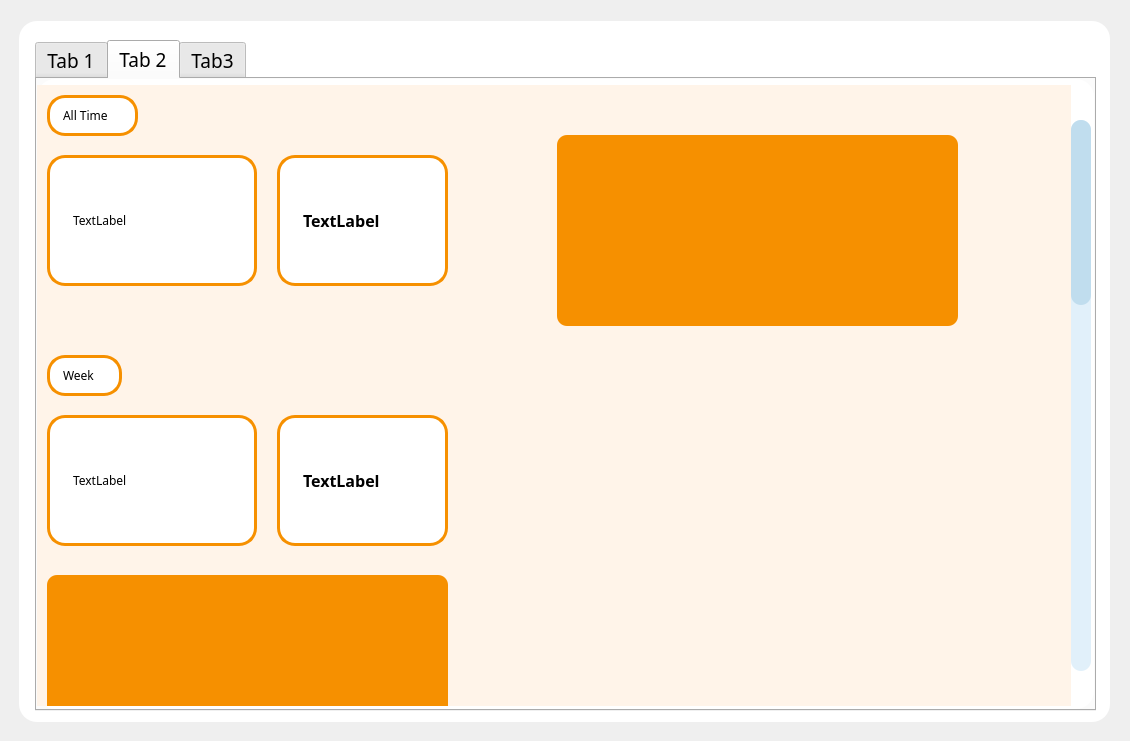
<?xml version="1.0" encoding="UTF-8"?>
<ui version="4.0">
 <class>reportWidget</class>
 <widget class="QWidget" name="reportWidget">
  <property name="geometry">
   <rect>
    <x>0</x>
    <y>0</y>
    <width>1130</width>
    <height>741</height>
   </rect>
  </property>
  <property name="windowTitle">
   <string>Form</string>
  </property>
  <layout class="QGridLayout" name="gridLayout_2">
   <item row="0" column="0">
    <widget class="QFrame" name="background">
     <property name="styleSheet">
      <string notr="true">QFrame{background-color: rgba(145, 255, 255,0);border-radius: 23px; }</string>
     </property>
     <property name="frameShape">
      <enum>QFrame::StyledPanel</enum>
     </property>
     <property name="frameShadow">
      <enum>QFrame::Raised</enum>
     </property>
     <widget class="QFrame" name="background2">
      <property name="geometry">
       <rect>
        <x>8</x>
        <y>10</y>
        <width>1091</width>
        <height>701</height>
       </rect>
      </property>
      <property name="styleSheet">
       <string notr="true">QFrame{background-color: rgb(255, 255, 255);border-radius: 18px; }</string>
      </property>
      <property name="frameShape">
       <enum>QFrame::StyledPanel</enum>
      </property>
      <property name="frameShadow">
       <enum>QFrame::Raised</enum>
      </property>
      <widget class="QTabWidget" name="tabWidget">
       <property name="geometry">
        <rect>
         <x>16</x>
         <y>19</y>
         <width>1061</width>
         <height>671</height>
        </rect>
       </property>
       <property name="font">
        <font>
         <family>微软雅黑</family>
         <pointsize>14</pointsize>
         <weight>50</weight>
         <italic>false</italic>
         <bold>false</bold>
        </font>
       </property>
       <property name="styleSheet">
        <string notr="true"/>
       </property>
       <property name="currentIndex">
        <number>1</number>
       </property>
       <widget class="QWidget" name="tab">
        <property name="styleSheet">
         <string notr="true">QFrame{background-color: rgba(255, 255, 255,0);border-radius: 23px; }</string>
        </property>
        <attribute name="title">
         <string>Tab 1</string>
        </attribute>
        <widget class="QTableView" name="tableView">
         <property name="geometry">
          <rect>
           <x>20</x>
           <y>20</y>
           <width>971</width>
           <height>571</height>
          </rect>
         </property>
         <property name="font">
          <font>
           <family>Arial</family>
           <pointsize>9</pointsize>
           <weight>50</weight>
           <italic>false</italic>
           <bold>false</bold>
          </font>
         </property>
         <property name="styleSheet">
          <string notr="true">QHeaderView{
        border: none;
/*        background: rgb(57, 58, 60);*/
        min-height: 30px;
/*		border-radius: 15px;   */
} 

QHeaderView::section:horizontal {
        border: none;
        color: 0x006ab1;
        background: transparent;
		border-bottom:1px solid rgb(45, 45, 45);

}  

QHeaderView::section:vertical {
        border: none;
        color: 0x006ab1;
		border-right:1px solid rgb(45, 45, 45);
        background: transparent;	
}  

QTableCornerButton:section{ 
background:rgba(57, 58, 60,0);  
/*border-radius: 15px;*/
} 
/*
QTreeView,QListView,QTableView,QSplitter::handle,QTreeView::branch{
background:#393a3c;
}
QHeaderView::section:horizontal:hover {
        background: rgb(0, 160, 230);
}
QHeaderView::section:horizontal:pressed {
        background: rgb(0, 180, 255);
}
QHeaderView::up-arrow {
        width: 13px;
        height: 11px;rgb(57, 58, 60)
        padding-right: 5px;
        subcontrol-position: center right;
}
QHeaderView::up-arrow:hover, QHeaderView::up-arrow:pressed {

}
QHeaderView::down-arrow {
        width: 13px;
        height: 11px;
        padding-right: 5px;

        subcontrol-position: center right;
}

*/


QTableView {
        border: 1px solid rgb(45, 45, 45);
        background: rgb(219,223,209);
		padding-bottom:20px;
/*		padding-left:3px;
		padding-top:2px;
*/
		font: 9pt &quot;Arial&quot; ;
        gridline-color: rgb(60, 60, 60);/*表格数据部分网格线*/
} 

QTableView::item {
/*        padding-left: 5px;
        padding-right: 5px;*/
        border: none;
/*        background: rgb(255, 255, 255);*/
/*        border-right: 1px solid rgb(45, 45, 45);
        border-bottom: 1px solid rgb(45, 45, 45);
        border-left: 1px solid rgb(45, 45, 45);
        border-top: 1px solid rgb(45, 45, 45);*/
}
QTableView::item:selected {
        background: #c0ddee;
}
QTableView::item:selected:!active {
        color: white;
}
/*
QTableView::indicator {
        width: 20px;
        height: 20px;
}
*/
/**********滚动条**********/

QScrollArea{
	background:transparent;
	border:0px solid;
	}
QScrollBar:vertical{
	width: 20px;
	border:0px solid;
	border-radius: 10px;
	margin: 35px,0px,35px,0px;
	margin-bottom: 35px;
	background:rgba(170, 170, 127,100);
}
QScrollBar:vertical:hover{
	width: 18px;
	border:0px solid;
	margin: 35px,0px,35px,0px;
	background:rgba(170, 170, 127,100);
	margin-bottom: 35px;
	border-radius: 10px;}
QScrollBar::handle:vertical{
	width:17px;
	background:rgb(170, 170, 127);
	border-radius: 10px;
	min-height: 35px
}
QScrollBar::handle:vertical:hover{
	background:rgba(170, 170, 127,200);
	border-radius: 10px;}
QScrollBar::add-line:vertical{
	background:transparent;
	height:0px; 
	subcontrol-position:bottom;
	border:0px solid;
}
QScrollBar::sub-line:vertical{
background:transparent;
	height:0px;
	subcontrol-position:top;
	border:0px solid;
}
QScrollBar::add-page:vertical{ 

	width:0px;
	border:None;
}
QScrollBar::sub-page:vertical{ 

	width:0px;
	border:None;
}

/*水平*/
QScrollBar:horizontal{
	height:20px;
	border:0px solid;
	border-radius: 10px;
	background:#e1f0fa;
}
QScrollBar:horizontal:hover{
	border:0px solid;
	background:#e1f0fa;
	border-radius: 10px;}
QScrollBar::handle:horizontal{

	background:#c0ddee;
	border-radius: 10px;
}
QScrollBar::handle:horizontal:hover{
	background:#c0ddee;
	border-radius: 10px;
}
QScrollBar::add-line:horizontal{
	background:transparent;
	height:0px;
	subcontrol-position:bottom;
	border:0px solid;
}
QScrollBar::sub-line:horizontal{
	background:transparent;
	height:0px;
	subcontrol-position:top;
	border:0px solid;
}
QScrollBar::add-page:horizontal{ 
	heght:0px;
	border:None;
}
QScrollBar::sub-page:horizontal{ 

	heght:0px;
	border:None;
}
</string>
         </property>
         <property name="cornerButtonEnabled">
          <bool>false</bool>
         </property>
        </widget>
        <widget class="QPushButton" name="pushButton">
         <property name="geometry">
          <rect>
           <x>1000</x>
           <y>20</y>
           <width>51</width>
           <height>61</height>
          </rect>
         </property>
         <property name="font">
          <font>
           <family>Arial</family>
           <pointsize>9</pointsize>
           <weight>50</weight>
           <italic>false</italic>
           <bold>false</bold>
          </font>
         </property>
         <property name="styleSheet">
          <string notr="true">font: 9pt &quot;Arial&quot;;</string>
         </property>
         <property name="icon">
          <iconset resource="resource.qrc">
           <normaloff>:/Refresh.ico</normaloff>:/Refresh.ico</iconset>
         </property>
         <property name="iconSize">
          <size>
           <width>40</width>
           <height>40</height>
          </size>
         </property>
         <property name="flat">
          <bool>true</bool>
         </property>
        </widget>
       </widget>
       <widget class="QWidget" name="tab_2">
        <attribute name="title">
         <string>Tab 2</string>
        </attribute>
        <widget class="QScrollArea" name="scrollArea">
         <property name="geometry">
          <rect>
           <x>0</x>
           <y>6</y>
           <width>1054</width>
           <height>621</height>
          </rect>
         </property>
         <property name="font">
          <font>
           <family>微软雅黑</family>
          </font>
         </property>
         <property name="styleSheet">
          <string notr="true">/**********滚动条**********/

QScrollArea{
	background:transparent;
	border:0px solid;
	}
QScrollBar:vertical{
	width: 20px;
	border:0px solid;
	border-radius: 10px;
	margin: 35px,0px,35px,0px;
margin-bottom: 35px;
	background:#e1f0fa;
}
QScrollBar:vertical:hover{
	width: 18px;
	border:0px solid;
	margin: 35px,0px,35px,0px;
	background:#e1f0fa;
margin-bottom: 35px;
	border-radius: 10px;}
QScrollBar::handle:vertical{
	width:17px;
	background:#c0ddee;
	border-radius: 10px;
	min-height: 35px
}
QScrollBar::handle:vertical:hover{
	background:#c0ddee;
	border-radius: 10px;}
QScrollBar::add-line:vertical{
	background:transparent;
	height:0px; 
	subcontrol-position:bottom;
	border:0px solid;
}
QScrollBar::sub-line:vertical{
background:transparent;
	height:0px;
	subcontrol-position:top;
	border:0px solid;
}
QScrollBar::add-page:vertical{ 

	width:0px;
	border:None;
}
QScrollBar::sub-page:vertical{ 

	width:0px;
	border:None;
}

/*水平*/
QScrollBar:horizontal{
	height:20px;
	border:0px solid;
	border-radius: 10px;
	background:#e1f0fa;
}
QScrollBar:horizontal:hover{
	border:0px solid;
	background:#e1f0fa;
	border-radius: 10px;}
QScrollBar::handle:horizontal{

	background:#c0ddee;
	border-radius: 10px;
}
QScrollBar::handle:horizontal:hover{
	background:#c0ddee;
	border-radius: 10px;
}
QScrollBar::add-line:horizontal{
	background:transparent;
	height:0px;
	subcontrol-position:bottom;
	border:0px solid;
}
QScrollBar::sub-line:horizontal{
	background:transparent;
	height:0px;
	subcontrol-position:top;
	border:0px solid;
}
QScrollBar::add-page:horizontal{ 
	heght:0px;
	border:None;
}
QScrollBar::sub-page:horizontal{ 

	heght:0px;
	border:None;
}
</string>
         </property>
         <property name="widgetResizable">
          <bool>true</bool>
         </property>
         <widget class="QWidget" name="scrollAreaWidgetContents">
          <property name="geometry">
           <rect>
            <x>0</x>
            <y>-1209</y>
            <width>1034</width>
            <height>1840</height>
           </rect>
          </property>
          <property name="minimumSize">
           <size>
            <width>0</width>
            <height>1840</height>
           </size>
          </property>
          <property name="styleSheet">
           <string notr="true">QWidget{
    background: rgb(255,244,233);
} 
</string>
          </property>
          <widget class="QLabel" name="label">
           <property name="enabled">
            <bool>true</bool>
           </property>
           <property name="geometry">
            <rect>
             <x>520</x>
             <y>50</y>
             <width>401</width>
             <height>191</height>
            </rect>
           </property>
           <property name="minimumSize">
            <size>
             <width>332</width>
             <height>181</height>
            </size>
           </property>
           <property name="font">
            <font>
             <family>微软雅黑</family>
            </font>
           </property>
           <property name="styleSheet">
            <string notr="true">border:2px rgb(246,144,0);border-radius:10px;background-color: rgb(246,144,0);color: rgb(255,255,255);padding:10px;</string>
           </property>
           <property name="text">
            <string/>
           </property>
          </widget>
          <widget class="QLabel" name="label_2">
           <property name="geometry">
            <rect>
             <x>10</x>
             <y>70</y>
             <width>210</width>
             <height>131</height>
            </rect>
           </property>
           <property name="minimumSize">
            <size>
             <width>210</width>
             <height>131</height>
            </size>
           </property>
           <property name="font">
            <font>
             <family>微软雅黑</family>
            </font>
           </property>
           <property name="styleSheet">
            <string notr="true">QLabel{
color:rgb(0,0,0);padding-left:20px;padding-top:10px;padding-right:20px;padding-bottom:10px;background-color: rgb(255,255,255);border:3px solid #F69000; 
} </string>
           </property>
           <property name="text">
            <string>TextLabel</string>
           </property>
          </widget>
          <widget class="QLabel" name="label_3">
           <property name="geometry">
            <rect>
             <x>240</x>
             <y>70</y>
             <width>171</width>
             <height>131</height>
            </rect>
           </property>
           <property name="minimumSize">
            <size>
             <width>0</width>
             <height>131</height>
            </size>
           </property>
           <property name="font">
            <font>
             <family>微软雅黑</family>
            </font>
           </property>
           <property name="styleSheet">
            <string notr="true">QLabel{
color:rgb(0,0,0);padding-left:20px;padding-top:10px;padding-right:20px;padding-bottom:10px;background-color: rgb(255,255,255);border:3px solid #F69000; 
} </string>
           </property>
           <property name="text">
            <string>&lt;!DOCTYPE HTML PUBLIC &quot;-//W3C//DTD HTML 4.0//EN&quot; &quot;http://www.w3.org/TR/REC-html40/strict.dtd&quot;&gt;
&lt;html&gt;&lt;head&gt;&lt;meta name=&quot;qrichtext&quot; content=&quot;1&quot; /&gt;&lt;style type=&quot;text/css&quot;&gt;
p, li { white-space: pre-wrap; }
&lt;/style&gt;&lt;/head&gt;&lt;body style=&quot; font-family:'SimSun'; font-size:9pt; font-weight:400; font-style:normal;&quot;&gt;
&lt;p style=&quot; margin-top:0px; margin-bottom:0px; margin-left:0px; margin-right:0px; -qt-block-indent:0; text-indent:0px;&quot;&gt;&lt;span style=&quot; font-size:12pt; font-weight:600;&quot;&gt;TextLabel&lt;/span&gt;&lt;/p&gt;&lt;/body&gt;&lt;/html&gt;</string>
           </property>
          </widget>
          <widget class="QWidget" name="charViewPie" native="true">
           <property name="geometry">
            <rect>
             <x>480</x>
             <y>270</y>
             <width>511</width>
             <height>441</height>
            </rect>
           </property>
           <property name="font">
            <font>
             <family>微软雅黑</family>
             <pointsize>10</pointsize>
             <weight>75</weight>
             <bold>true</bold>
            </font>
           </property>
           <property name="styleSheet">
            <string notr="true">QWidget{
	color: rgb(255, 255, 255);
}</string>
           </property>
          </widget>
          <widget class="QWidget" name="charViewBoxPlot" native="true">
           <property name="geometry">
            <rect>
             <x>260</x>
             <y>1390</y>
             <width>751</width>
             <height>441</height>
            </rect>
           </property>
           <property name="font">
            <font>
             <family>微软雅黑</family>
            </font>
           </property>
           <property name="styleSheet">
            <string notr="true">QWidget{
	color: rgb(255, 255, 255);
}</string>
           </property>
          </widget>
          <widget class="QPushButton" name="pushButton_3">
           <property name="geometry">
            <rect>
             <x>970</x>
             <y>10</y>
             <width>61</width>
             <height>61</height>
            </rect>
           </property>
           <property name="text">
            <string/>
           </property>
           <property name="icon">
            <iconset resource="resource.qrc">
             <normaloff>:/Refresh.ico</normaloff>:/Refresh.ico</iconset>
           </property>
           <property name="iconSize">
            <size>
             <width>40</width>
             <height>40</height>
            </size>
           </property>
           <property name="flat">
            <bool>true</bool>
           </property>
          </widget>
          <widget class="QLabel" name="label_4">
           <property name="geometry">
            <rect>
             <x>10</x>
             <y>10</y>
             <width>91</width>
             <height>41</height>
            </rect>
           </property>
           <property name="font">
            <font>
             <family>微软雅黑</family>
            </font>
           </property>
           <property name="styleSheet">
            <string notr="true">QLabel{
color:rgb(0,0,0);padding-left:10px;padding-top:10px;padding-right:10px;padding-bottom:10px;background-color: rgb(255,255,255);border:3px solid #F69000; 
} </string>
           </property>
           <property name="text">
            <string>All Time</string>
           </property>
          </widget>
          <widget class="QLabel" name="label_5">
           <property name="geometry">
            <rect>
             <x>10</x>
             <y>270</y>
             <width>75</width>
             <height>41</height>
            </rect>
           </property>
           <property name="font">
            <font>
             <family>微软雅黑</family>
            </font>
           </property>
           <property name="styleSheet">
            <string notr="true">QLabel{
color:rgb(0,0,0);padding-left:10px;padding-top:10px;padding-right:10px;padding-bottom:10px;background-color: rgb(255,255,255);border:3px solid #F69000; 
} </string>
           </property>
           <property name="text">
            <string>Week</string>
           </property>
          </widget>
          <widget class="QLabel" name="label_6">
           <property name="geometry">
            <rect>
             <x>20</x>
             <y>750</y>
             <width>81</width>
             <height>41</height>
            </rect>
           </property>
           <property name="font">
            <font>
             <family>微软雅黑</family>
            </font>
           </property>
           <property name="styleSheet">
            <string notr="true">QLabel{
color:rgb(0,0,0);padding-left:10px;padding-top:10px;padding-right:10px;padding-bottom:10px;background-color: rgb(255,255,255);border:3px solid #F69000; 
} </string>
           </property>
           <property name="text">
            <string>Month</string>
           </property>
          </widget>
          <widget class="QLabel" name="label_weekTotalHour">
           <property name="geometry">
            <rect>
             <x>10</x>
             <y>330</y>
             <width>210</width>
             <height>131</height>
            </rect>
           </property>
           <property name="minimumSize">
            <size>
             <width>210</width>
             <height>131</height>
            </size>
           </property>
           <property name="font">
            <font>
             <family>微软雅黑</family>
            </font>
           </property>
           <property name="styleSheet">
            <string notr="true">QLabel{
color:rgb(0,0,0);padding-left:20px;padding-top:10px;padding-right:20px;padding-bottom:10px;background-color: rgb(255,255,255);border:3px solid #F69000; 
} </string>
           </property>
           <property name="text">
            <string>TextLabel</string>
           </property>
          </widget>
          <widget class="QLabel" name="label_weekTotalSong">
           <property name="geometry">
            <rect>
             <x>240</x>
             <y>330</y>
             <width>171</width>
             <height>131</height>
            </rect>
           </property>
           <property name="minimumSize">
            <size>
             <width>0</width>
             <height>131</height>
            </size>
           </property>
           <property name="font">
            <font>
             <family>微软雅黑</family>
            </font>
           </property>
           <property name="styleSheet">
            <string notr="true">QLabel{
color:rgb(0,0,0);padding-left:20px;padding-top:10px;padding-right:20px;padding-bottom:10px;background-color: rgb(255,255,255);border:3px solid #F69000; 
} </string>
           </property>
           <property name="text">
            <string>&lt;!DOCTYPE HTML PUBLIC &quot;-//W3C//DTD HTML 4.0//EN&quot; &quot;http://www.w3.org/TR/REC-html40/strict.dtd&quot;&gt;
&lt;html&gt;&lt;head&gt;&lt;meta name=&quot;qrichtext&quot; content=&quot;1&quot; /&gt;&lt;style type=&quot;text/css&quot;&gt;
p, li { white-space: pre-wrap; }
&lt;/style&gt;&lt;/head&gt;&lt;body style=&quot; font-family:'SimSun'; font-size:9pt; font-weight:400; font-style:normal;&quot;&gt;
&lt;p style=&quot; margin-top:0px; margin-bottom:0px; margin-left:0px; margin-right:0px; -qt-block-indent:0; text-indent:0px;&quot;&gt;&lt;span style=&quot; font-size:12pt; font-weight:600;&quot;&gt;TextLabel&lt;/span&gt;&lt;/p&gt;&lt;/body&gt;&lt;/html&gt;</string>
           </property>
          </widget>
          <widget class="QLabel" name="label_weekDetail">
           <property name="enabled">
            <bool>true</bool>
           </property>
           <property name="geometry">
            <rect>
             <x>10</x>
             <y>490</y>
             <width>401</width>
             <height>211</height>
            </rect>
           </property>
           <property name="sizePolicy">
            <sizepolicy hsizetype="Preferred" vsizetype="Preferred">
             <horstretch>0</horstretch>
             <verstretch>0</verstretch>
            </sizepolicy>
           </property>
           <property name="minimumSize">
            <size>
             <width>321</width>
             <height>191</height>
            </size>
           </property>
           <property name="maximumSize">
            <size>
             <width>461</width>
             <height>16777215</height>
            </size>
           </property>
           <property name="font">
            <font>
             <family>微软雅黑</family>
            </font>
           </property>
           <property name="styleSheet">
            <string notr="true">border:2px rgb(246,144,0);border-radius:10px;background-color: rgb(246,144,0);color: rgb(255,255,255);padding:10px;</string>
           </property>
           <property name="text">
            <string/>
           </property>
          </widget>
          <widget class="QLabel" name="label_monthTotalHour">
           <property name="geometry">
            <rect>
             <x>10</x>
             <y>800</y>
             <width>210</width>
             <height>131</height>
            </rect>
           </property>
           <property name="minimumSize">
            <size>
             <width>210</width>
             <height>131</height>
            </size>
           </property>
           <property name="font">
            <font>
             <family>微软雅黑</family>
            </font>
           </property>
           <property name="styleSheet">
            <string notr="true">QLabel{
color:rgb(0,0,0);padding-left:20px;padding-top:10px;padding-right:20px;padding-bottom:10px;background-color: rgb(255,255,255);border:3px solid #F69000; 
} </string>
           </property>
           <property name="text">
            <string>TextLabel</string>
           </property>
          </widget>
          <widget class="QLabel" name="label_monthTotalSong">
           <property name="geometry">
            <rect>
             <x>230</x>
             <y>800</y>
             <width>171</width>
             <height>131</height>
            </rect>
           </property>
           <property name="minimumSize">
            <size>
             <width>0</width>
             <height>131</height>
            </size>
           </property>
           <property name="font">
            <font>
             <family>微软雅黑</family>
            </font>
           </property>
           <property name="styleSheet">
            <string notr="true">QLabel{
color:rgb(0,0,0);padding-left:20px;padding-top:10px;padding-right:20px;padding-bottom:10px;background-color: rgb(255,255,255);border:3px solid #F69000; 
} </string>
           </property>
           <property name="text">
            <string>&lt;!DOCTYPE HTML PUBLIC &quot;-//W3C//DTD HTML 4.0//EN&quot; &quot;http://www.w3.org/TR/REC-html40/strict.dtd&quot;&gt;
&lt;html&gt;&lt;head&gt;&lt;meta name=&quot;qrichtext&quot; content=&quot;1&quot; /&gt;&lt;style type=&quot;text/css&quot;&gt;
p, li { white-space: pre-wrap; }
&lt;/style&gt;&lt;/head&gt;&lt;body style=&quot; font-family:'SimSun'; font-size:9pt; font-weight:400; font-style:normal;&quot;&gt;
&lt;p style=&quot; margin-top:0px; margin-bottom:0px; margin-left:0px; margin-right:0px; -qt-block-indent:0; text-indent:0px;&quot;&gt;&lt;span style=&quot; font-size:12pt; font-weight:600;&quot;&gt;TextLabel&lt;/span&gt;&lt;/p&gt;&lt;/body&gt;&lt;/html&gt;</string>
           </property>
          </widget>
          <widget class="QWidget" name="charViewBar" native="true">
           <property name="geometry">
            <rect>
             <x>10</x>
             <y>940</y>
             <width>1001</width>
             <height>441</height>
            </rect>
           </property>
           <property name="font">
            <font>
             <family>微软雅黑</family>
             <pointsize>10</pointsize>
             <weight>75</weight>
             <bold>true</bold>
            </font>
           </property>
           <property name="styleSheet">
            <string notr="true">QWidget{
	color: rgb(255, 255, 255);
}</string>
           </property>
          </widget>
         </widget>
        </widget>
       </widget>
       <widget class="QWidget" name="tab_3">
        <property name="contextMenuPolicy">
         <enum>Qt::NoContextMenu</enum>
        </property>
        <attribute name="title">
         <string>Tab3</string>
        </attribute>
        <widget class="QWidget" name="gridLayoutWidget">
         <property name="geometry">
          <rect>
           <x>0</x>
           <y>0</y>
           <width>1051</width>
           <height>631</height>
          </rect>
         </property>
         <layout class="QGridLayout" name="gridLayout"/>
        </widget>
       </widget>
      </widget>
      <widget class="QPushButton" name="pushButton_2">
       <property name="geometry">
        <rect>
         <x>800</x>
         <y>10</y>
         <width>51</width>
         <height>41</height>
        </rect>
       </property>
       <property name="icon">
        <iconset resource="resource.qrc">
         <normaloff>:/close.png-2021-01-05-21-55-44-191.ico</normaloff>:/close.png-2021-01-05-21-55-44-191.ico</iconset>
       </property>
       <property name="iconSize">
        <size>
         <width>30</width>
         <height>30</height>
        </size>
       </property>
       <property name="flat">
        <bool>true</bool>
       </property>
      </widget>
     </widget>
    </widget>
   </item>
  </layout>
 </widget>
 <resources>
  <include location="resource.qrc"/>
 </resources>
 <connections/>
</ui>
